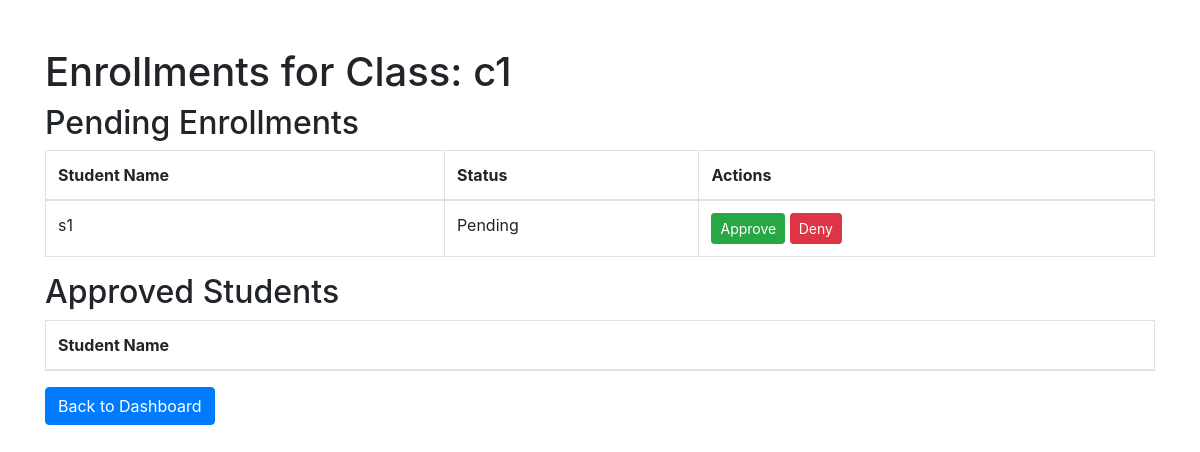
Page /teacher/view_enrollments/1 (signed in) on the earlier database version.
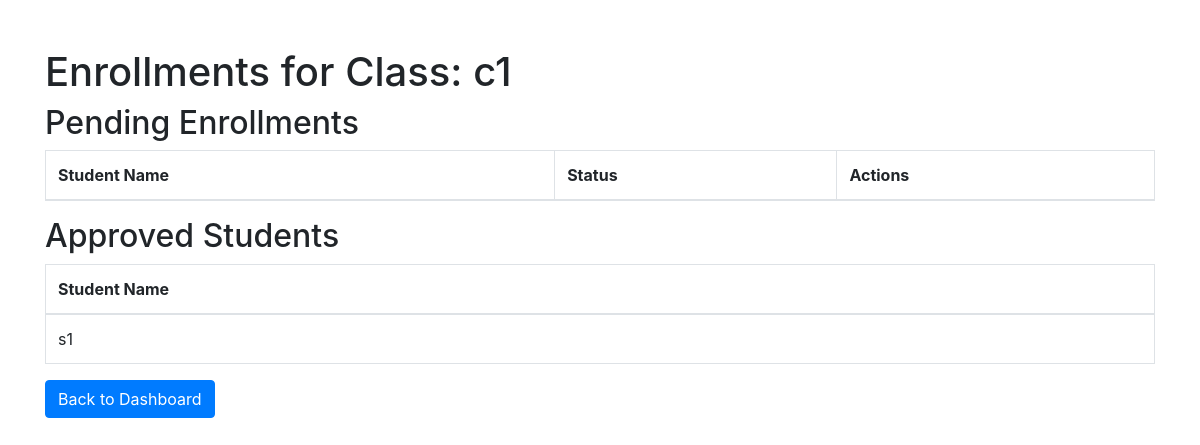
Same page on the later database version.
### app.py (models this page shows)
class Enrollment(db.Model):
    id = db.Column(db.Integer, primary_key=True)
    student_id = db.Column(db.Integer, db.ForeignKey('user.id'), nullable=False)
    class_id = db.Column(db.Integer, db.ForeignKey('class.id'), nullable=False)
    status = db.Column(db.String(50), default='pending')  # Status: pending, approved, denied
    student = db.relationship('User', back_populates='enrollments')  # Assuming User has a back_populates
    class_enrolled = db.relationship('Class', back_populates='students')  # Use back_populates for clarity

class User(UserMixin, db.Model):
    id = db.Column(db.Integer, primary_key=True)
    username = db.Column(db.String(150), unique=True, nullable=False)
    password = db.Column(db.String(150), nullable=False)
    role = db.Column(db.String(50), nullable=False)  # Role: Teacher or Student
    status = db.Column(db.String(50), default='pending')  # New status column
    enrollments = db.relationship('Enrollment', back_populates='student')  # Add this line

### app.py (the view)
@app.route('/teacher/view_enrollments/<int:class_id>')
@login_required
@teacher_required
def view_enrollments(class_id):
    enrollments = Enrollment.query.filter_by(class_id=class_id).all()
    class_obj = db.session.get(Class, class_id)  # Use Session.get()
    class_name = class_obj.name if class_obj else 'Class not found'  # Handle case where class is not found
    return render_template('teacher/view_enrollments.html', enrollments=enrollments, class_name=class_name)

### app.py (called while the page is built)
@login_manager.user_loader
def load_user(user_id):
    return User.query.get(int(user_id))

def teacher_required(f):
    @wraps(f)  # Preserve the original function's name and docstring
    @login_required
    def decorated_function(*args, **kwargs):
        if current_user.role not in ['Admin', 'Teacher']:
            flash('Access denied: Admins and Teachers only.')
            return redirect(url_for('home'))
        return f(*args, **kwargs)
    return decorated_function

### templates/teacher/view_enrollments.html (shortened to what this page needs)
<!DOCTYPE html>
<html lang="en">
<head>
    <link rel="stylesheet" href="https://stackpath.bootstrapcdn.com/bootstrap/4.5.2/css/bootstrap.min.css">
</head>
<body>
    <div class="container mt-5">
        <h1>Enrollments for Class: {{ class_name }}</h1>
        <h2>Pending Enrollments</h2>
        <table class="table table-bordered">
            <thead>
                <tr>
                    <th>Student Name</th>
                    <th>Status</th>
                    <th>Actions</th>
                </tr>
            </thead>
            <tbody>
                {% for enrollment in enrollments %}
                {% if enrollment.status == 'Pending' %}
                <tr>
                    <td>{{ enrollment.student.username }}</td>
                    <td>{{ enrollment.status }}</td>
                    <td>
                        <form action="{{ url_for('update_enrollment', enrollment_id=enrollment.id, action='approve') }}" method="POST" style="display:inline;">
                            <button type="submit" class="btn btn-success btn-sm">Approve</button>
                        </form>
                        <form action="{{ url_for('update_enrollment', enrollment_id=enrollment.id, action='deny') }}" method="POST" style="display:inline;">
                            <button type="submit" class="btn btn-danger btn-sm">Deny</button>
                        </form>
                    </td>
                </tr>
                {% endif %}
                {% endfor %}
            </tbody>
        </table>
        <h2>Approved Students</h2>
        <table class="table table-bordered">
            <thead>
                <tr>
                    <th>Student Name</th>
                </tr>
            </thead>
            <tbody>
                {% for enrollment in enrollments %}
                {% if enrollment.status == 'Approved' %}
                <tr>
                    <td>{{ enrollment.student.username }}</td>
                </tr>
                {% endif %}
                {% endfor %}
            </tbody>
        </table>
        <a href="{{ url_for('teacher_dashboard') }}" class="btn btn-primary">Back to Dashboard</a>
    </div>
</body>
</html>

Differences in the rows shown:
changed Enrollment: moves from the list under "Pending Enrollments" to the list under "Approved Students"
